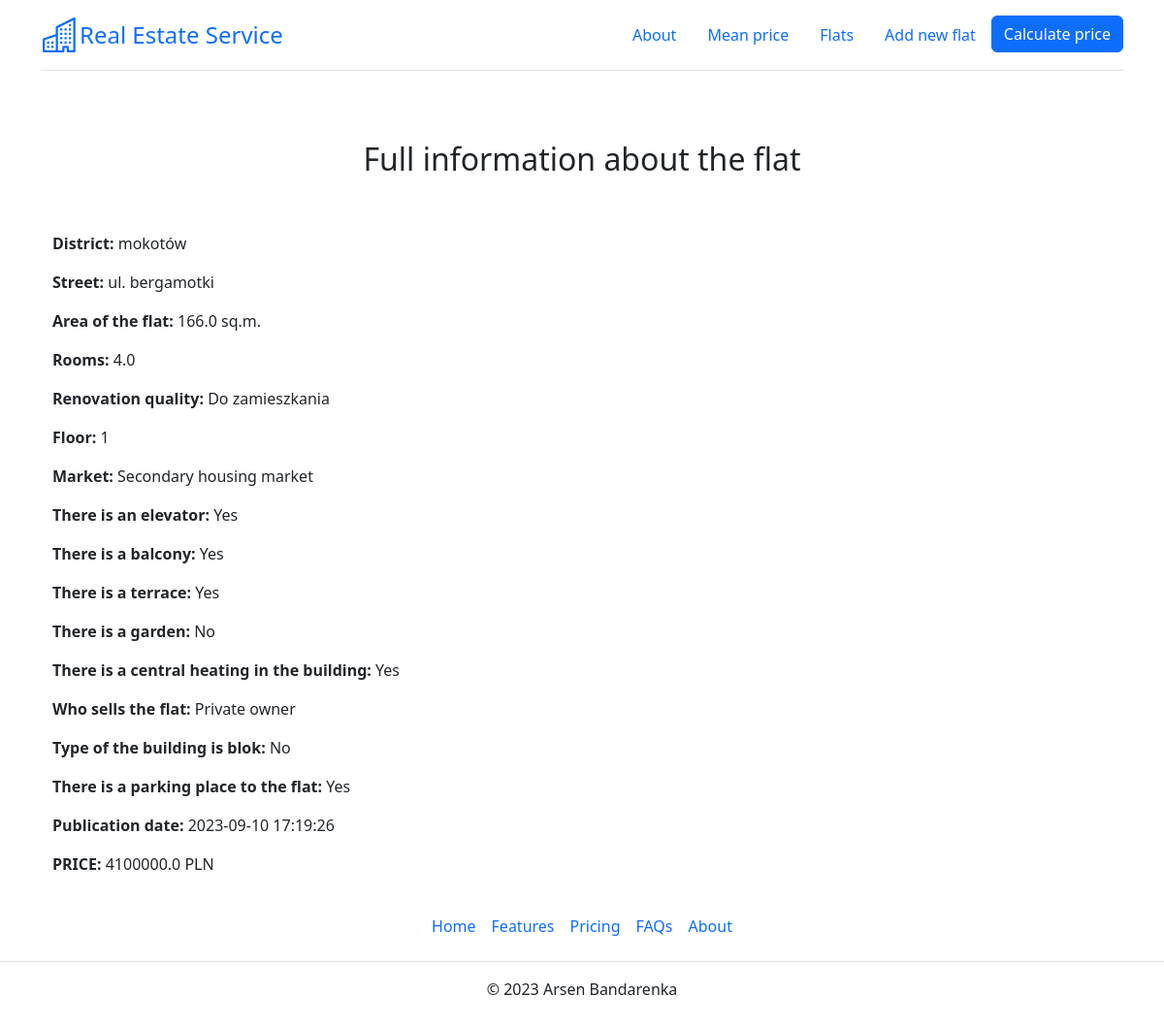
Page /flats/5 on the earlier database version.
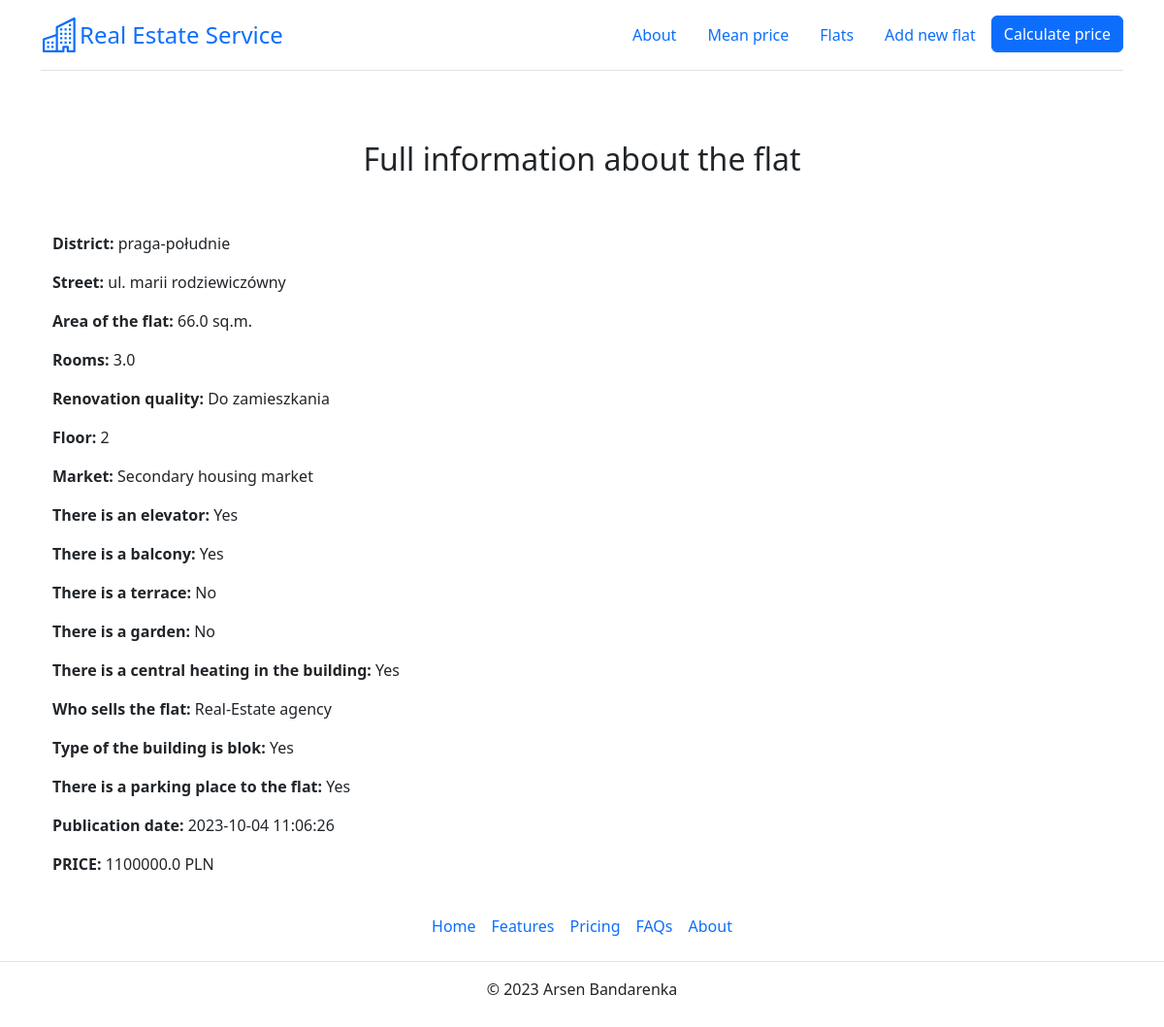
Same page on the later database version.
### app.py (models this page shows)
class Flat(db.Model):
    __tablename__ = "flats_load"
    __table_args__ = {'extend_existing': True}
    id = db.Column(db.Integer, primary_key=True, unique=True)
    district = db.Column(db.Text)
    street = db.Column(db.Text)
    price = db.Column(db.Float)
    area = db.Column(db.Float)
    rooms = db.Column(db.Integer)
    renovation = db.Column(db.Integer)
    floor = db.Column(db.Integer)
    market = db.Column(db.Integer)
    elevator = db.Column(db.Integer)
    balcony = db.Column(db.Integer)
    terrace = db.Column(db.Integer)
    garden = db.Column(db.Integer)
    central_heating = db.Column(db.Integer)
    seller = db.Column(db.Integer)
    blok = db.Column(db.Integer)
    parking = db.Column(db.Integer)
    publication_date = db.Column(db.DateTime, default=datetime.datetime.now())

### app.py (the view)
@app.route('/flats/<flat_id>')
def flat_detail(flat_id):
    flat = db.session.execute(db.select(Flat).where(Flat.id == flat_id)).one()[0]
    return render_template('flat_info.html', flat=flat, renovation_dict=renovation_dict, floor_dict=floor_dict,
                           market_dict=market_dict, binary_dict=binary_dict, seller_dict=seller_dict)

### templates/flat_info.html (shortened to what this page needs)
{% extends 'base.html' %}
{% block text_center %}<h2>Full information about the flat</h2>{% endblock %}
{% block body %}
<div class="container">
    <p><strong>District:</strong> {{flat.district}}</p>
    <p><strong>Street:</strong> {{flat.street}}</p>
    <p><strong>Area of the flat:</strong> {{flat.area}} sq.m.</p>
    <p><strong>Rooms:</strong> {{flat.rooms}}</p>
    <p><strong>Renovation quality:</strong> {{renovation_dict[flat.renovation]}}</p>
    <p><strong>Floor:</strong> {{flat.floor}}</p>
    <p><strong>Market:</strong> {{market_dict[flat.market]}}</p>
    <p><strong>There is an elevator:</strong> {{binary_dict[flat.elevator]}}</p>
    <p><strong>There is a balcony:</strong> {{binary_dict[flat.balcony]}}</p>
    <p><strong>There is a terrace:</strong> {{binary_dict[flat.terrace]}}</p>
    <p><strong>There is a garden:</strong> {{binary_dict[flat.garden]}}</p>
    <p><strong>There is a central heating in the building:</strong> {{binary_dict[flat.central_heating]}}</p>
    <p><strong>Who sells the flat:</strong> {{seller_dict[flat.seller]}}</p>
    <p><strong>Type of the building is blok:</strong> {{binary_dict[flat.blok]}}</p>
    <p><strong>There is a parking place to the flat:</strong> {{binary_dict[flat.parking]}}</p>
    <p><strong>Publication date:</strong> {{flat.publication_date}}</p>
    <p><strong>PRICE:</strong> {{ flat.price }} PLN</p>
</div>
{% endblock %}

### templates/base.html (shortened to what this page needs)
<!DOCTYPE html>
<html lang="en">
<head>
    <link rel="stylesheet" href="https://cdn.jsdelivr.net/npm/bootstrap@5.2.3/dist/css/bootstrap.min.css">
</head>
<body class="d-flex flex-column min-vh-100">
<div class="container">
    <header class="d-flex flex-wrap justify-content-center py-3 mb-4 border-bottom">
        <a href="/" class="d-flex align-items-center link-body-emphasis text-decoration-none">
            <span class="fs-4">Real Estate Service</span>
        </a>
        <nav class="d-inline-flex mt-2 mt-md-0 ms-md-auto">
            <ul class="nav nav-pills">
                <li class="nav-item">
                    <a href="/about" class="nav-link" aria-current="page">About</a>
                </li>
                <li class="nav-item">
                    <a href="/graph" class="nav-link" aria-current="page">Mean price</a>
                </li>
                <li class="nav-item">
                    <a href="/flats" class="nav-link">Flats</a>
                </li>
                <li class="nav-item">
                    <a href="/add_flat" class="nav-link">Add new flat</a>
                </li>
                <li class="nav-item">
                    <a href="/predict_price" class="btn btn-primary">Calculate price</a>
                </li>
            </ul>
        </nav>
    </header>
</div>
<div class="py-5 text-center">
    {% block text_center %}{% endblock %}
  </div>
<div class="container">
  {% block body %}{% endblock %}
</div>
<footer class="py-3 my-4 mt-auto">
    <ul class="nav justify-content-center border-bottom pb-3 mb-3">
      <li class="nav-item"><a href="/" class="nav-link px-2 text-body-secondary">Home</a></li>
      <li class="nav-item"><a href="#" class="nav-link px-2 text-body-secondary">Features</a></li>
      <li class="nav-item"><a href="#" class="nav-link px-2 text-body-secondary">Pricing</a></li>
      <li class="nav-item"><a href="#" class="nav-link px-2 text-body-secondary">FAQs</a></li>
      <li class="nav-item"><a href="/about" class="nav-link px-2 text-body-secondary">About</a></li>
    </ul>
    <p class="text-center text-body-secondary">© 2023 Arsen Bandarenka</p>
</footer>
</body>
</html>

Differences in the rows shown:
changed Flat: district "mokotów" → "praga-południe"; street "ul. bergamotki" → "ul. marii rodziewiczówny"
Other differences:
{{ flat.area }}: "166.0" → "66.0"
{{ flat.rooms }}: "4.0" → "3.0"
{{ flat.floor }}: "1" → "2"
{{ binary_dict[flat.terrace] }}: "Yes" → "No"
{{ seller_dict[flat.seller] }}: "Private owner" → "Real-Estate agency"
{{ binary_dict[flat.blok] }}: "No" → "Yes"
{{ flat.publication_date }}: "2023-09-10 17:19:26" → "2023-10-04 11:06:26"
{{ flat.price }}: "4100000.0" → "1100000.0"
